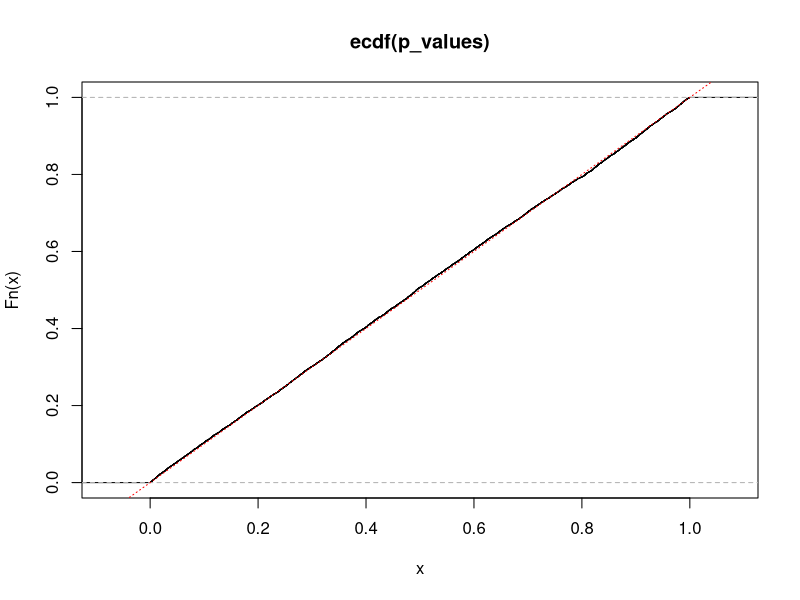
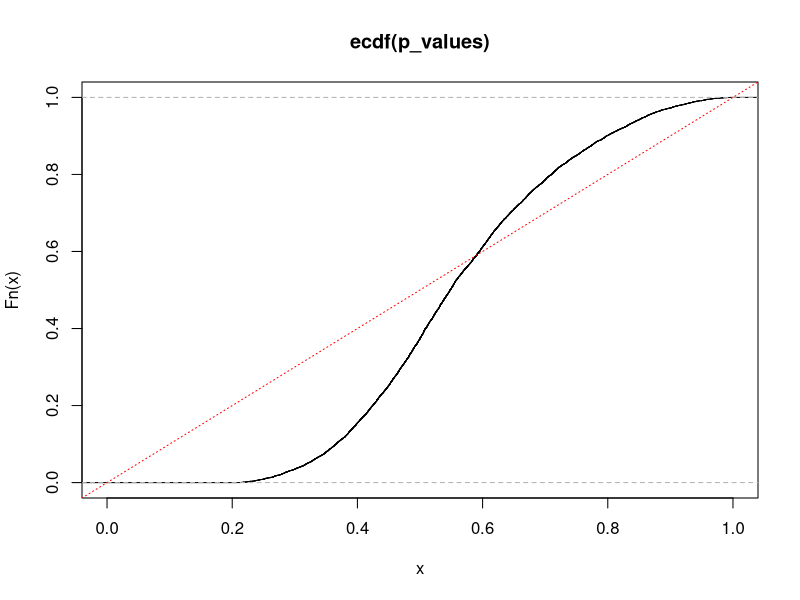

Reproduce these figures in R, in order.
## ---- chunk 1
#| label: init
#| cache: false
#| message: false
library('tidyverse')
set.seed(1)
## ---- chunk 2
n <- 1e4
x <- rnorm(n)
p_values <- pnorm(x)
plot(ecdf(p_values))
abline(0, 1, col = 'red', lty = 'dotted')
## ---- chunk 3
# help(package = 'mvtnorm')
# help(package = 'multcomp')

library('mvtnorm')
var_x1 <- 1
var_x2 <- 1
cov_x1_x2 <- 0.3
sigma <- cbind(c(var_x1, cov_x1_x2), c(cov_x1_x2, var_x2))
sigma
dat <- rmvnorm(n, mean = c(0, 0), sigma = sigma)


# calc_p <- function(x) {
#   pmvnorm(lower = -abs(x),
#           upper = abs(x),
#           sigma = sigma)
# }

calc_p <- function(x) {
  pmvnorm(lower = ifelse(x < 0, x, -Inf),
          upper = ifelse(x > 0, x, Inf),
          sigma = sigma)
}





# should be a straight line, but isn't - I don't understand why...
p_values <- apply(dat[1:min(n, 1e4), ], 1, calc_p)
plot(ecdf(p_values), xlim = c(0, 1))
abline(0, 1, col = 'red', lty = 'dotted')
## ---- chunk 4
ii_1 <- dat[, 1] < qnorm(0.025, sd = sqrt(var_x1))
ii_2 <- dat[, 2] < qnorm(0.025, sd = sqrt(var_x2))

sum(ii_1)
sum(ii_2)
sum(ii_1 | ii_2)
sum(ii_1 & ii_2)
